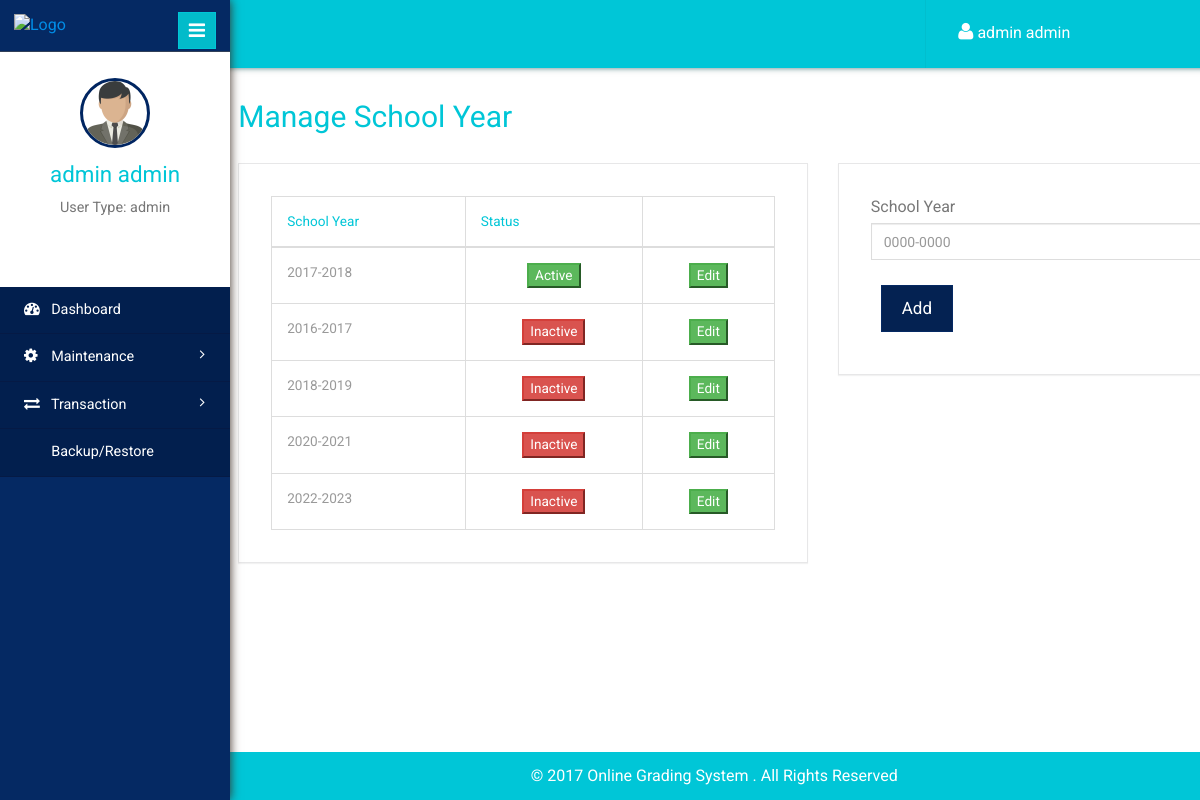
/school_year.php (signed in), run on the app's committed database.
### tables this page shows
CREATE TABLE `usertbl` (
  `id` int(11) NOT NULL,
  `username` varchar(140) NOT NULL,
  `password` varchar(100) NOT NULL,
  `fname` varchar(140) NOT NULL,
  `mname` varchar(140) NOT NULL,
  `lname` varchar(140) NOT NULL,
  `contact` varchar(140) NOT NULL,
  `usertype` varchar(50) NOT NULL,
  `status` int(11) NOT NULL
);

CREATE TABLE `tblschoolyear` (
  `id` int(11) NOT NULL,
  `schoolyear` varchar(20) NOT NULL,
  `status` int(11) NOT NULL
);

### session.php (called while the page is built, shortened)
<?php
if (isset($_SESSION['username']))
{
	$username = $_SESSION['username'];
}
else
{
	header("Location: index.php");
	exit();
}
$result = mysqli_query($con,"SELECT * FROM usertbl WHERE username = '$username'")or die(mysqli_error($con));
$user_rows = mysqli_fetch_array($result);
$fname = $user_rows['fname'];
$lname = $user_rows['lname'];
$userType = $user_rows['usertype'];
$name = $fname." ".$lname;
?>

### school_year.php (the view, shortened to what this page needs)
<!DOCTYPE html>
<html>
<head>
	<?php include "inc/navbar.php"; ?>
</head>
<body>
	<div class="page-container">
		<div class="left-content">
			<?php include "inc/header.php"; ?>
			<div class="outter-wp">
				<div class="sub-heard-part">
					<ol class="breadcrumb m-b-0">
						<li><h2 style="margin-top:0px;"><a>Manage School Year</a></h2></li>
					</ol>
				</div>
				<div class="graph-visual tables-main">
					<div class="row">
					<form name="active_inactive-form" method="post" action="crud_function.php">
						<div class="col-sm-7">
							<div class="graph">
								<div class="tables">
									<table class="table table-bordered">
										<thead>
											<tr>
												<th>School Year</th>
												<th>Status</th>
												<th></th>
											</tr>
										</thead>
										<tbody>
											<?php
											$query = "SELECT * FROM tblschoolyear";
											$result = mysqli_query($con, $query);
											while($row = mysqli_fetch_array($result)) {
												?>
												<tr>
													<td><?php echo $row['schoolyear']; ?></td>
													<?php
														if($row['status'] == 0)
														{
															echo "<td><center><button name='active_schoolyear_btn' onclick='activeInactive(this)' schoolyearid='" . $row['id'] ."' style='margin:0px;' class='btn-success' >Active</button></center></td>";
														}
														else
														{
															echo "<td><center><button name='active_schoolyear_btn' onclick='activeInactive(this)' schoolyearid='" . $row['id'] ."' style='margin:0px;' class='btn-danger' >Inactive</button></center></td>";
														}
													?>
													<td><center><button style="margin:0px;" schoolyearid="<?php echo $row['id']; ?>" schoolyear="<?php echo $row['schoolyear']; ?>" class="btn-success" onclick="edit(this)">Edit</button></center></td>
												</tr>
												<?php } ?>
											</tbody>
										</table>
									</div>
								</div>
							</div>
							</form>
							<div class="col-sm-5">
								<div class="graph">
									<form method="post" name="add_schoolyear_form" action="crud_function.php">
										<div class="form-group">
											<label>School Year</label>
											<input type="text" class="form-control" name="txtSchoolYear" id="txtSchoolYear" placeholder="0000-0000">
										</div>
										<button type="submit" name="btnAddSchoolYear" id="btnAddSchoolYear" class="btn btn-primary">Add</button>
									</form>
								</div>
							</div>
						</div>
					</div>
				</div>
				<?php include "inc/sidebar.php"; ?>
			</div>
		</body>
		</html>

### inc/header.php (shortened to what this page needs)
<?php include "conn.php"; ?>
<?php include "session.php"; ?>
<div class="inner-content">
	<div class="header-section">
		<div class="top_menu">
			<div class="profile_details_left">
				<ul class="nofitications-dropdown">
					<li class="dropdown note">
						<a href="#" class="dropdown-toggle" data-toggle="dropdown" aria-expanded="false" style="color:#fff;"><i class="fa fa-user"></i> <?php echo $name; ?></a>
					</li>
				</ul>
			</div>
			<div class="clearfix"></div>
		</div>
	</div>

### inc/sidebar.php (shortened to what this page needs)
<footer>
	<p style="color:#fff;padding-right:200px;">&copy 2017 Online Grading System . All Rights Reserved</p>
</footer>
<div class="sidebar-menu">
	<header class="logo">
		<a href="#" class="sidebar-icon"> <span class="fa fa-bars"></span> </a> <a href="admin_dashboard.php"> <img id="logo" src="" alt="Logo"/>
	</a>
</header>
<div class="down">
	<a href="admin_dashboard.php"><img style="width:70px;height:70px;" src="images/businessman.png"></a>
	<a href="admin_dashboard.php"><span class=" name-caret"><?php echo $name; ?></span></a>
	<p>User Type: <?php echo $userType; ?></p>
	<ul>
		<li><a class="tooltips" href="profile.php"><span>Profile</span><i class="lnr lnr-user"></i></a></li>
		<li><a class="tooltips" href="logout.php"><span>Log out</span><i class="lnr lnr-power-switch"></i></a></li>
	</ul>
</div>
<div class="menu">
	<ul id="menu" >
		<li><a href="admin_dashboard.php"><i class="fa fa-tachometer"></i> <span>Dashboard</span></a></li>
		<li id="menu-academico" ><a href="#"><i class="fa fa-cog"></i> <span> Maintenance</span> <span class="fa fa-angle-right" style="float: right"></span></a>
		</li>
		<li id="menu-academico" ><a href="#"><i class="fa fa-exchange"></i> <span> Transaction</span> <span class="fa fa-angle-right" style="float: right"></span></a>
		</li>
		<li><a href="backup.php"><i class="fa fa-database"></i> <span>Backup/Restore</span></a></li>
	</ul>
</div>
</div>

### data on the page
usertbl: name "admin admin", usertype "admin"
tblschoolyear: schoolyear "2017-2018"
tblschoolyear: schoolyear "2016-2017"
tblschoolyear: schoolyear "2018-2019"
tblschoolyear: schoolyear "2020-2021"
tblschoolyear: schoolyear "2022-2023"
